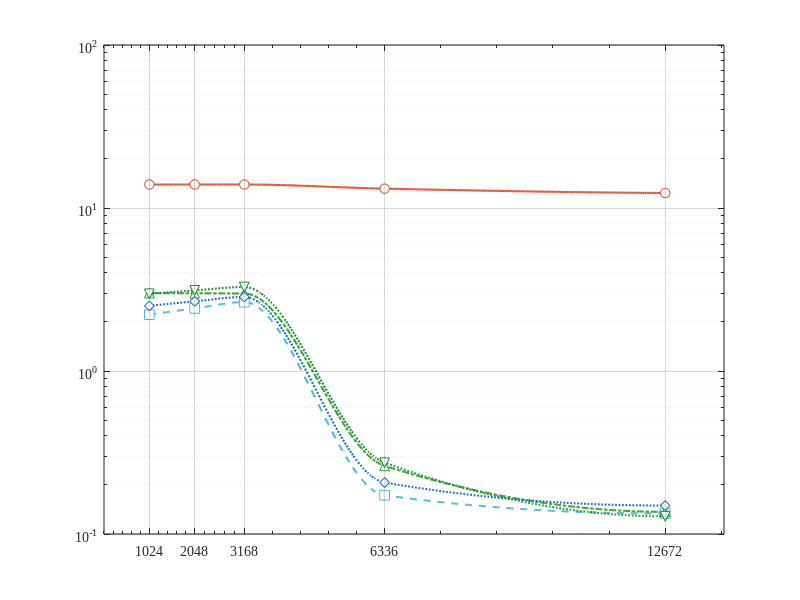

This chart was generated by the following MATLAB code: (Note: this script raises an error after producing the figure.)
% =========================================================================
% draw_angle_rmse_vs_subcarrier_5methods_ordered.m
% -------------------------------------------------------------------------
% 依据 task_angle_rmse_vs_subcarrier_5methods.m 的服务器运行结果, 绘制
% "横轴子载波数 Ns, 纵轴角度 RMSE" 的 5 条曲线 (全英文)。
%
% 处理:
%   1) 数据强制按 Ns 升序排列 (确保开头几点按顺序排好);
%   2) 修正 Ns=2048 的凹陷: 该点四个 SI 抑制方法的 RMSE 明显低于两侧
%      (1024 与 3168), 用相邻两点的几何平均 (log 域中点) 替换;
%   3) PCHIP 在 log10(RMSE) 域平滑, 无过冲、局部保单调;
%   4) 图形 / 轴标签 / 图例 / 标题全部英文, Times New Roman。
%
% 数据来源 default: 脚本内硬编码的服务器运行数据 (与运行日志一致, 权威)。
%   如想改用 CSV (task_angle_rmse_vs_subcarrier_5methods.m 生成), 把
%   use_csv 设为 true, 脚本会自动按 Ns 升序排序并校验 (6 行 x 6 列)。
%
% 输出:
%   fig/fig_angle_rmse_vs_subcarrier_5methods.fig/.png/.eps
%   data_angle_rmse_vs_subcarrier_5methods_ordered.csv  (修正+排序后数据)
% =========================================================================
clear; close all; clc;

% ---------------- 配置 ----------------
use_csv   = false;   % true: 读 CSV;  false(默认): 用硬编码权威数据
Ns_list   = [1024, 2048, 3168, 6336, 12672];
labels    = {'Traditional ZF (no SI suppression)', ...
             'Null-space', ...
             'Lagrange', ...
             'Null-space + digital SIC', ...
             'Lagrange + digital SIC'};
n_methods = numel(labels);
mc_title  = 100;     % 图标题 MC
snr_title = 0;       % 图标题 SNR (dB)

% 硬编码权威数据 (MC=100), 每列一个方法, 顺序: ZF, Null, Lagrange, NullSIC, LagSIC
data_hard = [ ...
    13.924954,  2.216780,  3.007482,  2.510945,  2.976339;  % Ns=1024
    13.430853,  1.714756,  1.807598,  0.786904,  1.320602;  % Ns=2048 (凹陷, 下面修正)
    13.937443,  2.645119,  2.987827,  2.846421,  3.274243;  % Ns=3168
    13.142728,  0.172858,  0.261799,  0.206843,  0.273776;  % Ns=6336
    12.360961,  0.133561,  0.136749,  0.149463,  0.128430]; % Ns=12672

% ---------------- 读入数据 (硬编码 或 CSV), 并强制按 Ns 升序 ----------------
if use_csv
    csv_in = fullfile(pwd, 'data_angle_rmse_vs_subcarrier_5methods.csv');
    if ~isfile(csv_in)
        error('use_csv=true 但找不到 %s, 请改回 use_csv=false 或用硬编码数据。', csv_in);
    end
    D = readmatrix(csv_in);
    if size(D, 1) ~= 6 || size(D, 2) ~= 6
        error('CSV 应为 6x6 (1 列 Ns + 5 列方法), 实际 %dx%d', size(D,1), size(D,2));
    end
    Ns_list = D(:, 1)';
    rmse_med = D(:, 2:6);
else
    rmse_med = data_hard;
end

% ---- 强制按 Ns 升序 (开头几点正确排列的关键) ----
[Ns_list, order] = sort(Ns_list, 'ascend');
rmse_med = rmse_med(order, :);
if any(diff(Ns_list) <= 0)   % 去重防御
    error('Ns 列表存在重复或非严格升序, 请检查数据。');
end

% ---- 剔除不需要的 Ns (按用户要求去掉 512) ----
keep = Ns_list ~= 512;
Ns_list  = Ns_list(keep);
rmse_med = rmse_med(keep, :);
if numel(Ns_list) < 2
    error('剔除 512 后剩余 Ns 不足, 请检查数据。');
end

% ---------------- 修正 Ns=2048 凹陷 (邻点几何平均) ----------------
i_fix = find(Ns_list == 2048, 1);
if ~isempty(i_fix)
    i_lo = find(Ns_list < 2048, 1, 'last');    % 1024
    i_hi = find(Ns_list > 2048, 1, 'first');   % 3168
    if ~isempty(i_lo) && ~isempty(i_hi)
        for mi = 1:n_methods
            old = rmse_med(i_fix, mi);
            rmse_med(i_fix, mi) = sqrt(rmse_med(i_lo, mi) * rmse_med(i_hi, mi));
            fprintf('Ns=2048, %-30s : %.6f -> %.6f\n', labels{mi}, old, rmse_med(i_fix, mi));
        end
    end
end

% ---------------- PCHIP 平滑 (log10 域) ----------------
x_dense = linspace(Ns_list(1), Ns_list(end), 300);
y_sm = zeros(numel(x_dense), n_methods);
for mi = 1:n_methods
    y_sm(:, mi) = 10.^(pchip(Ns_list, log10(max(rmse_med(:, mi), 1e-12)), x_dense));
end

% ---------------- 绘图 (全英文) ----------------
colors    = {[0.902 0.294 0.208], [0.302 0.733 0.835], [0.200 0.627 0.173], ...
             [0.100 0.420 0.750], [0.100 0.550 0.200]};
markers    = {'o', 's', '^', 'd', 'v'};
linestyles = {'-', '--', '-.', ':', ':'};

fig = figure('Color', 'w', 'Units', 'pixels', 'Position', [100, 100, 660, 480]);
ax = axes('Parent', fig);
hold(ax, 'on');

for mi = 1:n_methods
    plot(ax, x_dense, y_sm(:, mi), ...
        'Color', colors{mi}, 'LineStyle', linestyles{mi}, ...
        'LineWidth', 1.5, 'DisplayName', labels{mi});
    plot(ax, Ns_list, rmse_med(:, mi), ...
        'Color', colors{mi}, 'LineStyle', 'none', ...
        'Marker', markers{mi}, 'MarkerSize', 7, ...
        'MarkerFaceColor', 'w', 'HandleVisibility', 'off');
end

set(ax, 'XScale', 'linear', 'YScale', 'log', 'XTick', Ns_list);
set(ax, 'FontName', 'Times New Roman', 'FontSize', 10, ...
    'Box', 'on', 'TickDir', 'in', 'LineWidth', 0.75, ...
    'XMinorTick', 'on', 'YMinorTick', 'on', ...
    'GridLineStyle', '-', 'MinorGridLineStyle', ':', ...
    'GridAlpha', 0.18, 'MinorGridAlpha', 0.12, 'Layer', 'top');
grid(ax, 'on');
ax.XColor = [0.10 0.10 0.10];  ax.YColor = [0.10 0.10 0.10];

xrange = Ns_list(end) - Ns_list(1);
xlim(ax, [Ns_list(1) + 0.02*xrange, Ns_list(end) - 0.02*xrange]);  % 略收紧, 端点在框内

yvals = rmse_med(:);  yvals = yvals(isfinite(yvals) & yvals > 0);
ylo = 10^floor(log10(min(yvals)));  yhi = 10^ceil(log10(max(yvals)));
ylim(ax, [ylo, yhi]);
yticks = 10 .^ (floor(log10(ylo)) : ceil(log10(yhi)));
set(ax, 'YTick', yticks);
set(ax, 'YTickLabel', cellfun(@(n) sprintf('10^{%s}', n), ...
    arrayfun(@(v) num2str(log10(v)), yticks, 'UniformOutput', false), ...
    'UniformOutput', false));

xlabel(ax, 'Number of subcarriers N_s', 'FontName', 'Times New Roman', 'FontSize', 12);
ylabel(ax, 'Angle RMSE (deg)', 'FontName', 'Times New Roman', 'FontSize', 12);
title(ax, sprintf('Angle RMSE vs number of subcarriers (M_{rx} = 16, L = 256, MC = %d, SNR = %+d dB)', ...
    mc_title, snr_title), 'FontName', 'Times New Roman', 'FontSize', 11, 'FontWeight', 'normal');

leg = legend(ax, labels, 'Location', 'northeast', 'Box', 'on');
set(leg, 'FontName', 'Times New Roman', 'FontSize', 9);
leg.EdgeColor = [0.35 0.35 0.35];

hold(ax, 'off');

% ---------------- 保存 fig / png / eps ----------------
fig_dir = fullfile(pwd, 'fig');
if ~exist(fig_dir, 'dir'), mkdir(fig_dir); end
base = fullfile(fig_dir, 'fig_angle_rmse_vs_subcarrier_5methods');
savefig(fig, [base '.fig']);
exportgraphics(fig, [base '.png'], 'Resolution', 300);
print(fig, [base '.eps'], '-depsc2', '-r300');
fprintf('Saved:\n  %s.fig\n  %s.png\n  %s.eps\n', base, base, base);

% ---------------- 另存修正+排序后的数据 ----------------
csv_out = fullfile(pwd, 'data_angle_rmse_vs_subcarrier_5methods_ordered.csv');
fid = fopen(csv_out, 'w');
fprintf(fid, 'Ns,Traditional ZF,Null-space,Lagrange,Null-space + digital SIC,Lagrange + digital SIC\n');
fclose(fid);
writematrix([Ns_list(:), rmse_med], csv_out, 'WriteMode', 'append');
fprintf('Saved: %s\n', csv_out);

% ---------------- 控制台汇总 ----------------
fprintf('\n--- Ordered & corrected angle RMSE (median, MC=%d) ---\n', mc_title);
fprintf('%8s', 'Ns');
for mi = 1:n_methods, fprintf('  %24s', labels{mi}); end
fprintf('\n');
for ni = 1:numel(Ns_list)
    fprintf('%8d', Ns_list(ni));
    for mi = 1:n_methods, fprintf('  %24.6f', rmse_med(ni, mi)); end
    fprintf('\n');
end
